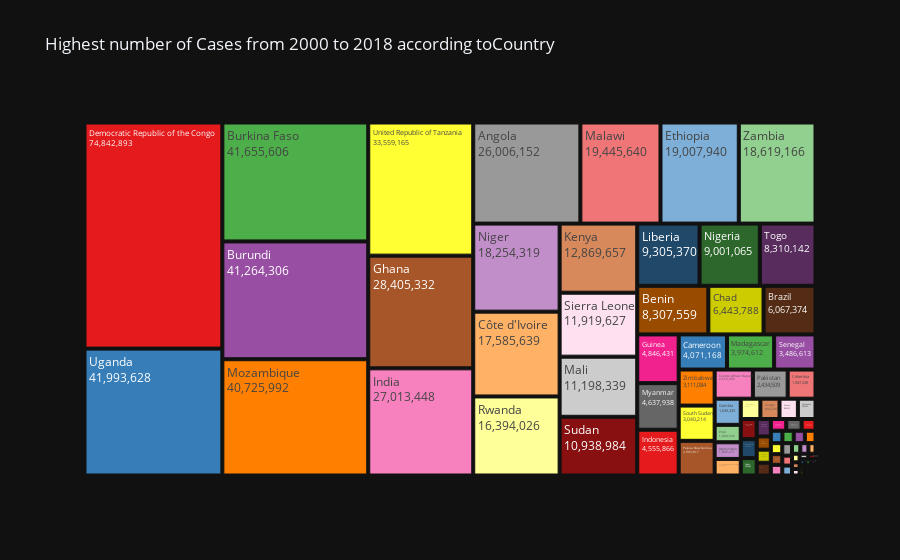

Notebook source saved alongside this figure:
### Code cell
plot_treemap_cases(reported_group,"Country","No. of cases")

### Figure 1 — Plotly figure (JSON) as saved in the notebook; plotly's stock layout.template omitted (floating-point values rounded to 4 significant figures)
{"data": [{"branchvalues": "total", "domain": {"x": [0, 1], "y": [0, 1]}, "hovertemplate": "labels=%{label}<br>No. of cases=%{value}<br>parent=%{parent}<br>id=%{id}<extra></extra>", "ids": ["Afghanistan", "Algeria", "Angola", "Argentina", "Armenia", "Azerbaijan", "Bangladesh", "Belize", "Benin", "Bhutan", "Bolivia (Plurinational State of)", "Botswana", "Brazil", "Burkina Faso", "Burundi", "Cabo Verde", "Cambodia", "Cameroon", "Central African Republic", "Chad", "China", "Colombia", "Comoros", "Congo", "Costa Rica", "Côte d'Ivoire", "Democratic People's Republic of Korea", "Democratic Republic of the Congo", "Djibouti", "Dominican Republic", "Ecuador", "Egypt", "El Salvador", "Equatorial Guinea", "Eritrea", "Eswatini", "Ethiopia", "Gabon", "Gambia", "Georgia", "Ghana", "Guatemala", "Guinea", "Guinea-Bissau", "Guyana", "Haiti", "Honduras", "India", "Indonesia", "Iran (Islamic Republic of)", "Iraq", "Kenya", "Kyrgyzstan", "Lao People's Democratic Republic", "Liberia", "Madagascar", "Malawi", "Malaysia", "Mali", "Mauritania", "Mexico", "Morocco", "Mozambique", "Myanmar", "Namibia", "Nepal", "Nicaragua", "Niger", "Nigeria", "Oman", "Pakistan", "Panama", "Papua New Guinea", "Paraguay", "Peru", "Philippines", "Republic of Korea", "Rwanda", "Sao Tome and Principe", "Saudi Arabia", "Senegal", "Sierra Leone", "Solomon Islands", "Somalia", "South Africa", "South Sudan", "Sri Lanka", "Sudan", "Suriname", "Syrian Arab Republic", "Tajikistan", "Thailand", "Timor-Leste", "Togo", "Turkey", "Turkmenistan", "Uganda", "United Republic of Tanzania", "Uzbekistan", "Vanuatu", "Venezuela (Bolivarian Republic of)", "Viet Nam", "Yemen", "Zambia", "Zimbabwe"], "labels": ["Afghanistan", "Algeria", "Angola", "Argentina", "Armenia", "Azerbaijan", "Bangladesh", "Belize", "Benin", "Bhutan", "Bolivia (Plurinational State of)", "Botswana", "Brazil", "Burkina Faso", "Burundi", "Cabo Verde", "Cambodia", "Cameroon", "Central African Republic", "Chad", "China", "Colombia", "Comoros", "Congo", "Costa Rica", "Côte d'Ivoire", "Democratic People's Republic of Korea", "Democratic Republic of the Congo", "Djibouti", "Dominican Republic", "Ecuador", "Egypt", "El Salvador", "Equatorial Guinea", "Eritrea", "Eswatini", "Ethiopia", "Gabon", "Gambia", "Georgia", "Ghana", "Guatemala", "Guinea", "Guinea-Bissau", "Guyana", "Haiti", "Honduras", "India", "Indonesia", "Iran (Islamic Republic of)", "Iraq", "Kenya", "Kyrgyzstan", "Lao People's Democratic Republic", "Liberia", "Madagascar", "Malawi", "Malaysia", "Mali", "Mauritania", "Mexico", "Morocco", "Mozambique", "Myanmar", "Namibia", "Nepal", "Nicaragua", "Niger", "Nigeria", "Oman", "Pakistan", "Panama", "Papua New Guinea", "Paraguay", "Peru", "Philippines", "Republic of Korea", "Rwanda", "Sao Tome and Principe", "Saudi Arabia", "Senegal", "Sierra Leone", "Solomon Islands", "Somalia", "South Africa", "South Sudan", "Sri Lanka", "Sudan", "Suriname", "Syrian Arab Republic", "Tajikistan", "Thailand", "Timor-Leste", "Togo", "Turkey", "Turkmenistan", "Uganda", "United Republic of Tanzania", "Uzbekistan", "Vanuatu", "Venezuela (Bolivarian Republic of)", "Viet Nam", "Yemen", "Zambia", "Zimbabwe"], "name": "", "parents": ["", "", "", "", "", "", "", "", "", "", "", "", "", "", "", "", "", "", "", "", "", "", "", "", "", "", "", "", "", "", "", "", "", "", "", "", "", "", "", "", "", "", "", "", "", "", "", "", "", "", "", "", "", "", "", "", "", "", "", "", "", "", "", "", "", "", "", "", "", "", "", "", "", "", "", "", "", "", "", "", "", "", "", "", "", "", "", "", "", "", "", "", "", "", "", "", "", "", "", "", "", "", "", "", ""], "textinfo": "label+text+value", "type": "treemap", "values": [1045271, 1044, 26006152, 2098, 355, 4658, 722954, 9196, 8307559, 31428, 232048, 18123, 6067374, 41655606, 41264306, 1143, 859394, 4071168, 2676366, 6443788, 231815, 1947238, 210752, 932292, 15307, 17585639, 120727, 74842893, 40127, 29689, 432716, 0, 1705, 291120, 301800, 7235, 19007940, 663486, 1639333, 1975, 28405332, 331959, 4846431, 770884, 390937, 448914, 205220, 27013448, 4555866, 156273, 76, 12869657, 4008, 434503, 9305370, 3974612, 19445640, 95404, 11198339, 118094, 43275, 3, 40725992, 4637938, 293895, 66449, 81860, 18254319, 9001065, 19, 2434509, 27085, 2993817, 17425, 1094526, 434190, 22941, 16394026, 293199, 12341, 3486613, 11919627, 958377, 317747, 179905, 3040214, 336642, 10938984, 82977, 0, 50596, 594127, 346397, 8310142, 50389, 62, 41993628, 33559165, 632, 113110, 1039480, 445213, 895910, 18619166, 3111084]}], "layout": {"legend": {"tracegroupgap": 0}, "title": {"text": "Highest number of Cases from 2000 to 2018 according toCountry<br>"}, "treemapcolorway": ["rgb(228,26,28)", "rgb(55,126,184)", "rgb(77,175,74)", "rgb(152,78,163)", "rgb(255,127,0)", "rgb(255,255,51)", "rgb(166,86,40)", "rgb(247,129,191)", "rgb(153,153,153)"]}}
